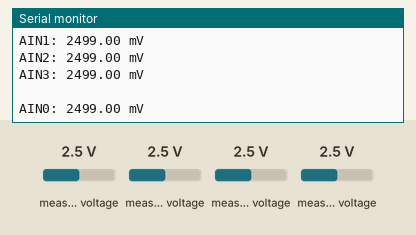
A sketch run on a simulated Arduino Uno, built with avr-gcc and run on an emulated ATmega328P. Shown: the last lines printed to the serial monitor. The test bench sets the inputs (shaded band); at power-on: measured voltage 2.5 V.

Above: at 1.2 s.
1.3 s: measured voltage (sensor 200) set to 0.1 V
At 1.33 s:
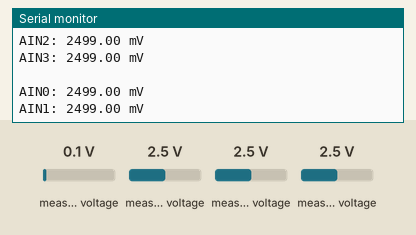
4.3 s: measured voltage (sensor 201) set to 0.1 V
At 4.3 s:
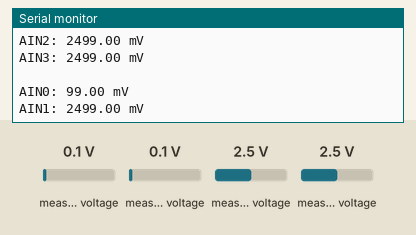
5.8 s: measured voltage (sensor 202) set to 0.1 V
At 5.87 s:
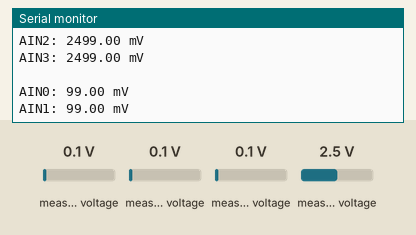
7.3 s: measured voltage (sensor 203) set to 0.1 V
10.3 s: measured voltage (sensor 200) set to 1.2 V
At 10.43 s:
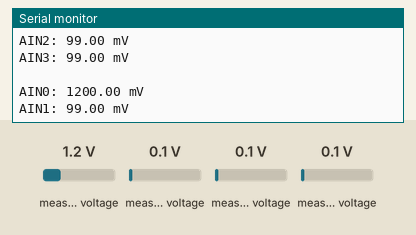
13.3 s: measured voltage (sensor 201) set to 1.2 V
At 13.51 s:
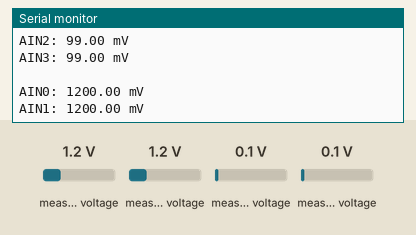
Timing chart, 0 to 16.3 s (numbered marks = the images above; inputs shaded):
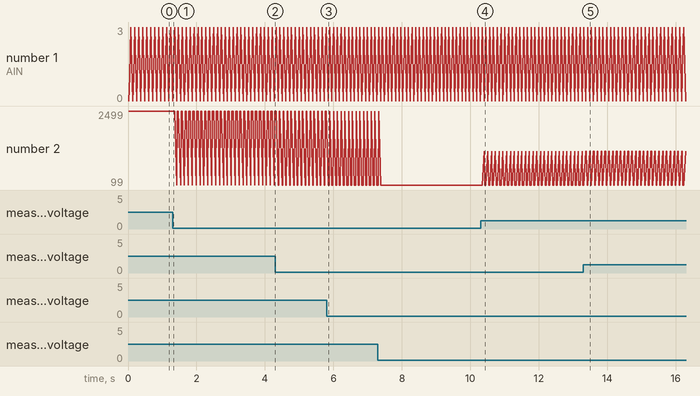

The sketch:

ads1015.ino
```cpp
#include <Adafruit_ADS1X15.h>
#include <Wire.h>

Adafruit_ADS1015 ads1015;

void setup(void)
{
  Serial.begin(9600);
  Serial.println("Starting ADS1015 demo!\n");

  ads1015.begin();
}

void loop(void)
{
  int16_t adc0, adc1, adc2, adc3;

  adc0 = ads1015.readADC_SingleEnded(0);
  adc1 = ads1015.readADC_SingleEnded(1);
  adc2 = ads1015.readADC_SingleEnded(2);
  adc3 = ads1015.readADC_SingleEnded(3);

  Serial.print("AIN0: ");
  Serial.print(ads1015.computeVolts(adc0) * 1000);
  Serial.println(" mV");

  Serial.print("AIN1: ");
  Serial.print(ads1015.computeVolts(adc1) * 1000);
  Serial.println(" mV");

  Serial.print("AIN2: ");
  Serial.print(ads1015.computeVolts(adc2) * 1000);
  Serial.println(" mV");

  Serial.print("AIN3: ");
  Serial.print(ads1015.computeVolts(adc3) * 1000);
  Serial.println(" mV");

  Serial.println(" ");

  delay(100);
}
```

Measured:
- after the input at 10.3 s, the serial monitor: prints a new line after 0.10 s (image 4)
- after the input at 13.3 s, the serial monitor: prints a new line after 0.09 s (image 5)
